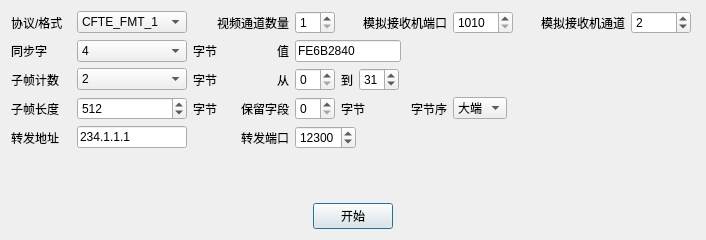
<?xml version="1.0" encoding="UTF-8"?>
<ui version="4.0">
 <class>VideoSendTest</class>
 <widget class="QDialog" name="VideoSendTest">
  <property name="geometry">
   <rect>
    <x>0</x>
    <y>0</y>
    <width>706</width>
    <height>240</height>
   </rect>
  </property>
  <property name="windowTitle">
   <string>Video Send Test</string>
  </property>
  <property name="styleSheet">
   <string notr="true">*{font:normal 12px &quot;Microsoft Yahei&quot;}</string>
  </property>
  <layout class="QVBoxLayout" name="verticalLayout_2" stretch="0,1,0">
   <item>
    <widget class="QWidget" name="Form" native="true">
     <property name="minimumSize">
      <size>
       <width>0</width>
       <height>0</height>
      </size>
     </property>
     <layout class="QVBoxLayout" name="verticalLayout_3">
      <property name="leftMargin">
       <number>0</number>
      </property>
      <property name="topMargin">
       <number>0</number>
      </property>
      <property name="rightMargin">
       <number>0</number>
      </property>
      <property name="bottomMargin">
       <number>0</number>
      </property>
      <item>
       <layout class="QHBoxLayout" name="horizontalLayout_4">
        <item>
         <widget class="QLabel" name="label">
          <property name="minimumSize">
           <size>
            <width>60</width>
            <height>0</height>
           </size>
          </property>
          <property name="maximumSize">
           <size>
            <width>60</width>
            <height>16777215</height>
           </size>
          </property>
          <property name="text">
           <string>协议/格式</string>
          </property>
         </widget>
        </item>
        <item>
         <widget class="QComboBox" name="Format">
          <property name="minimumSize">
           <size>
            <width>110</width>
            <height>0</height>
           </size>
          </property>
          <property name="maximumSize">
           <size>
            <width>110</width>
            <height>16777215</height>
           </size>
          </property>
          <item>
           <property name="text">
            <string>CFTE_FMT_1</string>
           </property>
          </item>
          <item>
           <property name="text">
            <string>SAC_VERTICAL</string>
           </property>
          </item>
         </widget>
        </item>
        <item>
         <widget class="QLabel" name="label_2">
          <property name="minimumSize">
           <size>
            <width>96</width>
            <height>0</height>
           </size>
          </property>
          <property name="maximumSize">
           <size>
            <width>96</width>
            <height>16777215</height>
           </size>
          </property>
          <property name="text">
           <string>视频通道数量</string>
          </property>
          <property name="alignment">
           <set>Qt::AlignRight|Qt::AlignTrailing|Qt::AlignVCenter</set>
          </property>
         </widget>
        </item>
        <item>
         <widget class="QSpinBox" name="Channel">
          <property name="minimumSize">
           <size>
            <width>40</width>
            <height>0</height>
           </size>
          </property>
          <property name="maximumSize">
           <size>
            <width>40</width>
            <height>16777215</height>
           </size>
          </property>
          <property name="minimum">
           <number>1</number>
          </property>
          <property name="maximum">
           <number>4</number>
          </property>
         </widget>
        </item>
        <item>
         <widget class="QLabel" name="label_3">
          <property name="minimumSize">
           <size>
            <width>106</width>
            <height>0</height>
           </size>
          </property>
          <property name="maximumSize">
           <size>
            <width>106</width>
            <height>16777215</height>
           </size>
          </property>
          <property name="text">
           <string>           模拟接收机端口</string>
          </property>
          <property name="alignment">
           <set>Qt::AlignRight|Qt::AlignTrailing|Qt::AlignVCenter</set>
          </property>
         </widget>
        </item>
        <item>
         <widget class="QSpinBox" name="Port">
          <property name="minimumSize">
           <size>
            <width>60</width>
            <height>0</height>
           </size>
          </property>
          <property name="maximumSize">
           <size>
            <width>60</width>
            <height>16777215</height>
           </size>
          </property>
          <property name="minimum">
           <number>1010</number>
          </property>
          <property name="maximum">
           <number>65535</number>
          </property>
         </widget>
        </item>
        <item>
         <widget class="QLabel" name="label_16">
          <property name="minimumSize">
           <size>
            <width>106</width>
            <height>0</height>
           </size>
          </property>
          <property name="maximumSize">
           <size>
            <width>106</width>
            <height>16777215</height>
           </size>
          </property>
          <property name="text">
           <string>模拟接收机通道</string>
          </property>
          <property name="alignment">
           <set>Qt::AlignRight|Qt::AlignTrailing|Qt::AlignVCenter</set>
          </property>
         </widget>
        </item>
        <item>
         <widget class="QSpinBox" name="RtrChannel">
          <property name="minimumSize">
           <size>
            <width>60</width>
            <height>0</height>
           </size>
          </property>
          <property name="maximumSize">
           <size>
            <width>60</width>
            <height>16777215</height>
           </size>
          </property>
          <property name="value">
           <number>2</number>
          </property>
         </widget>
        </item>
        <item>
         <spacer name="horizontalSpacer_4">
          <property name="orientation">
           <enum>Qt::Horizontal</enum>
          </property>
          <property name="sizeHint" stdset="0">
           <size>
            <width>40</width>
            <height>20</height>
           </size>
          </property>
         </spacer>
        </item>
       </layout>
      </item>
      <item>
       <widget class="QWidget" name="PcmDetail" native="true">
        <property name="minimumSize">
         <size>
          <width>0</width>
          <height>0</height>
         </size>
        </property>
        <layout class="QVBoxLayout" name="verticalLayout">
         <property name="leftMargin">
          <number>0</number>
         </property>
         <property name="topMargin">
          <number>0</number>
         </property>
         <property name="rightMargin">
          <number>0</number>
         </property>
         <property name="bottomMargin">
          <number>0</number>
         </property>
         <item>
          <layout class="QHBoxLayout" name="horizontalLayout">
           <item>
            <widget class="QLabel" name="label_4">
             <property name="minimumSize">
              <size>
               <width>60</width>
               <height>0</height>
              </size>
             </property>
             <property name="maximumSize">
              <size>
               <width>60</width>
               <height>16777215</height>
              </size>
             </property>
             <property name="text">
              <string>同步字</string>
             </property>
            </widget>
           </item>
           <item>
            <widget class="QComboBox" name="SyncBytes">
             <property name="minimumSize">
              <size>
               <width>110</width>
               <height>0</height>
              </size>
             </property>
             <property name="maximumSize">
              <size>
               <width>110</width>
               <height>16777215</height>
              </size>
             </property>
             <property name="currentIndex">
              <number>1</number>
             </property>
             <property name="minimum" stdset="0">
              <number>1</number>
             </property>
             <property name="maximum" stdset="0">
              <number>8</number>
             </property>
             <property name="value" stdset="0">
              <number>4</number>
             </property>
             <item>
              <property name="text">
               <string>2</string>
              </property>
             </item>
             <item>
              <property name="text">
               <string>4</string>
              </property>
             </item>
             <item>
              <property name="text">
               <string>8</string>
              </property>
             </item>
            </widget>
           </item>
           <item>
            <widget class="QLabel" name="label_6">
             <property name="minimumSize">
              <size>
               <width>40</width>
               <height>0</height>
              </size>
             </property>
             <property name="maximumSize">
              <size>
               <width>40</width>
               <height>16777215</height>
              </size>
             </property>
             <property name="text">
              <string>字节</string>
             </property>
            </widget>
           </item>
           <item>
            <widget class="QLabel" name="label_5">
             <property name="minimumSize">
              <size>
               <width>50</width>
               <height>0</height>
              </size>
             </property>
             <property name="maximumSize">
              <size>
               <width>50</width>
               <height>16777215</height>
              </size>
             </property>
             <property name="baseSize">
              <size>
               <width>0</width>
               <height>0</height>
              </size>
             </property>
             <property name="text">
              <string>值</string>
             </property>
             <property name="alignment">
              <set>Qt::AlignRight|Qt::AlignTrailing|Qt::AlignVCenter</set>
             </property>
            </widget>
           </item>
           <item>
            <widget class="QLineEdit" name="SyncValue">
             <property name="minimumSize">
              <size>
               <width>106</width>
               <height>0</height>
              </size>
             </property>
             <property name="maximumSize">
              <size>
               <width>106</width>
               <height>16777215</height>
              </size>
             </property>
             <property name="text">
              <string>FE6B2840</string>
             </property>
            </widget>
           </item>
           <item>
            <spacer name="horizontalSpacer">
             <property name="orientation">
              <enum>Qt::Horizontal</enum>
             </property>
             <property name="sizeHint" stdset="0">
              <size>
               <width>40</width>
               <height>20</height>
              </size>
             </property>
            </spacer>
           </item>
          </layout>
         </item>
         <item>
          <layout class="QHBoxLayout" name="horizontalLayout_2">
           <item>
            <widget class="QLabel" name="label_7">
             <property name="minimumSize">
              <size>
               <width>60</width>
               <height>0</height>
              </size>
             </property>
             <property name="maximumSize">
              <size>
               <width>60</width>
               <height>16777215</height>
              </size>
             </property>
             <property name="text">
              <string>子帧计数</string>
             </property>
            </widget>
           </item>
           <item>
            <widget class="QComboBox" name="SfidBytes">
             <property name="minimumSize">
              <size>
               <width>110</width>
               <height>0</height>
              </size>
             </property>
             <property name="maximumSize">
              <size>
               <width>110</width>
               <height>16777215</height>
              </size>
             </property>
             <property name="currentIndex">
              <number>1</number>
             </property>
             <property name="minimum" stdset="0">
              <number>1</number>
             </property>
             <property name="maximum" stdset="0">
              <number>4</number>
             </property>
             <property name="value" stdset="0">
              <number>2</number>
             </property>
             <item>
              <property name="text">
               <string>1</string>
              </property>
             </item>
             <item>
              <property name="text">
               <string>2</string>
              </property>
             </item>
            </widget>
           </item>
           <item>
            <widget class="QLabel" name="label_8">
             <property name="minimumSize">
              <size>
               <width>40</width>
               <height>0</height>
              </size>
             </property>
             <property name="maximumSize">
              <size>
               <width>40</width>
               <height>16777215</height>
              </size>
             </property>
             <property name="text">
              <string>字节</string>
             </property>
            </widget>
           </item>
           <item>
            <widget class="QLabel" name="label_9">
             <property name="minimumSize">
              <size>
               <width>50</width>
               <height>0</height>
              </size>
             </property>
             <property name="maximumSize">
              <size>
               <width>50</width>
               <height>16777215</height>
              </size>
             </property>
             <property name="baseSize">
              <size>
               <width>0</width>
               <height>0</height>
              </size>
             </property>
             <property name="text">
              <string>从</string>
             </property>
             <property name="alignment">
              <set>Qt::AlignRight|Qt::AlignTrailing|Qt::AlignVCenter</set>
             </property>
            </widget>
           </item>
           <item>
            <widget class="QSpinBox" name="SfidMin">
             <property name="minimumSize">
              <size>
               <width>40</width>
               <height>0</height>
              </size>
             </property>
             <property name="maximumSize">
              <size>
               <width>40</width>
               <height>16777215</height>
              </size>
             </property>
             <property name="minimum">
              <number>0</number>
             </property>
             <property name="maximum">
              <number>256</number>
             </property>
             <property name="value">
              <number>0</number>
             </property>
            </widget>
           </item>
           <item>
            <widget class="QLabel" name="label_10">
             <property name="text">
              <string>到</string>
             </property>
            </widget>
           </item>
           <item>
            <widget class="QSpinBox" name="SfidMax">
             <property name="minimumSize">
              <size>
               <width>40</width>
               <height>0</height>
              </size>
             </property>
             <property name="maximumSize">
              <size>
               <width>40</width>
               <height>16777215</height>
              </size>
             </property>
             <property name="minimum">
              <number>0</number>
             </property>
             <property name="maximum">
              <number>256</number>
             </property>
             <property name="value">
              <number>31</number>
             </property>
            </widget>
           </item>
           <item>
            <spacer name="horizontalSpacer_3">
             <property name="orientation">
              <enum>Qt::Horizontal</enum>
             </property>
             <property name="sizeHint" stdset="0">
              <size>
               <width>40</width>
               <height>20</height>
              </size>
             </property>
            </spacer>
           </item>
          </layout>
         </item>
         <item>
          <layout class="QHBoxLayout" name="horizontalLayout_3">
           <item>
            <widget class="QLabel" name="label_11">
             <property name="minimumSize">
              <size>
               <width>60</width>
               <height>0</height>
              </size>
             </property>
             <property name="maximumSize">
              <size>
               <width>60</width>
               <height>16777215</height>
              </size>
             </property>
             <property name="text">
              <string>子帧长度</string>
             </property>
            </widget>
           </item>
           <item>
            <widget class="QSpinBox" name="FrameBytes">
             <property name="minimumSize">
              <size>
               <width>110</width>
               <height>0</height>
              </size>
             </property>
             <property name="maximumSize">
              <size>
               <width>110</width>
               <height>16777215</height>
              </size>
             </property>
             <property name="minimum">
              <number>128</number>
             </property>
             <property name="maximum">
              <number>4096</number>
             </property>
             <property name="value">
              <number>512</number>
             </property>
            </widget>
           </item>
           <item>
            <widget class="QLabel" name="label_12">
             <property name="minimumSize">
              <size>
               <width>40</width>
               <height>0</height>
              </size>
             </property>
             <property name="maximumSize">
              <size>
               <width>40</width>
               <height>16777215</height>
              </size>
             </property>
             <property name="text">
              <string>字节</string>
             </property>
            </widget>
           </item>
           <item>
            <widget class="QLabel" name="label_13">
             <property name="minimumSize">
              <size>
               <width>50</width>
               <height>0</height>
              </size>
             </property>
             <property name="maximumSize">
              <size>
               <width>50</width>
               <height>16777215</height>
              </size>
             </property>
             <property name="baseSize">
              <size>
               <width>0</width>
               <height>0</height>
              </size>
             </property>
             <property name="text">
              <string>保留字段</string>
             </property>
             <property name="alignment">
              <set>Qt::AlignRight|Qt::AlignTrailing|Qt::AlignVCenter</set>
             </property>
            </widget>
           </item>
           <item>
            <widget class="QSpinBox" name="Reserved">
             <property name="minimumSize">
              <size>
               <width>40</width>
               <height>0</height>
              </size>
             </property>
             <property name="maximumSize">
              <size>
               <width>40</width>
               <height>16777215</height>
              </size>
             </property>
            </widget>
           </item>
           <item>
            <widget class="QLabel" name="label_14">
             <property name="minimumSize">
              <size>
               <width>40</width>
               <height>0</height>
              </size>
             </property>
             <property name="maximumSize">
              <size>
               <width>40</width>
               <height>16777215</height>
              </size>
             </property>
             <property name="text">
              <string>字节</string>
             </property>
            </widget>
           </item>
           <item>
            <widget class="QLabel" name="label_15">
             <property name="minimumSize">
              <size>
               <width>60</width>
               <height>0</height>
              </size>
             </property>
             <property name="maximumSize">
              <size>
               <width>60</width>
               <height>16777215</height>
              </size>
             </property>
             <property name="text">
              <string>字节序</string>
             </property>
             <property name="alignment">
              <set>Qt::AlignRight|Qt::AlignTrailing|Qt::AlignVCenter</set>
             </property>
            </widget>
           </item>
           <item>
            <widget class="QComboBox" name="Endian">
             <item>
              <property name="text">
               <string>大端</string>
              </property>
             </item>
             <item>
              <property name="text">
               <string>小端</string>
              </property>
             </item>
            </widget>
           </item>
           <item>
            <spacer name="horizontalSpacer_2">
             <property name="orientation">
              <enum>Qt::Horizontal</enum>
             </property>
             <property name="sizeHint" stdset="0">
              <size>
               <width>40</width>
               <height>20</height>
              </size>
             </property>
            </spacer>
           </item>
          </layout>
         </item>
         <item>
          <layout class="QHBoxLayout" name="horizontalLayout_6">
           <property name="bottomMargin">
            <number>0</number>
           </property>
           <item>
            <widget class="QLabel" name="label_17">
             <property name="minimumSize">
              <size>
               <width>60</width>
               <height>0</height>
              </size>
             </property>
             <property name="maximumSize">
              <size>
               <width>60</width>
               <height>16777215</height>
              </size>
             </property>
             <property name="text">
              <string>转发地址</string>
             </property>
            </widget>
           </item>
           <item>
            <widget class="QLineEdit" name="ForwardIp">
             <property name="minimumSize">
              <size>
               <width>110</width>
               <height>0</height>
              </size>
             </property>
             <property name="maximumSize">
              <size>
               <width>110</width>
               <height>16777215</height>
              </size>
             </property>
             <property name="text">
              <string>234.1.1.1</string>
             </property>
            </widget>
           </item>
           <item>
            <widget class="QLabel" name="label_18">
             <property name="minimumSize">
              <size>
               <width>96</width>
               <height>0</height>
              </size>
             </property>
             <property name="maximumSize">
              <size>
               <width>96</width>
               <height>16777215</height>
              </size>
             </property>
             <property name="text">
              <string>转发端口</string>
             </property>
             <property name="alignment">
              <set>Qt::AlignRight|Qt::AlignTrailing|Qt::AlignVCenter</set>
             </property>
            </widget>
           </item>
           <item>
            <widget class="QSpinBox" name="ForwardPort">
             <property name="minimumSize">
              <size>
               <width>60</width>
               <height>0</height>
              </size>
             </property>
             <property name="minimum">
              <number>1000</number>
             </property>
             <property name="maximum">
              <number>65535</number>
             </property>
             <property name="value">
              <number>12300</number>
             </property>
            </widget>
           </item>
           <item>
            <spacer name="horizontalSpacer_5">
             <property name="orientation">
              <enum>Qt::Horizontal</enum>
             </property>
             <property name="sizeHint" stdset="0">
              <size>
               <width>40</width>
               <height>20</height>
              </size>
             </property>
            </spacer>
           </item>
          </layout>
         </item>
         <item>
          <widget class="QWidget" name="PcmLegend" native="true">
           <property name="minimumSize">
            <size>
             <width>0</width>
             <height>0</height>
            </size>
           </property>
          </widget>
         </item>
        </layout>
       </widget>
      </item>
     </layout>
    </widget>
   </item>
   <item>
    <widget class="QWidget" name="Grab" native="true">
     <layout class="QGridLayout" name="Grid">
      <item row="0" column="0">
       <spacer name="verticalSpacer">
        <property name="orientation">
         <enum>Qt::Vertical</enum>
        </property>
        <property name="sizeHint" stdset="0">
         <size>
          <width>20</width>
          <height>40</height>
         </size>
        </property>
       </spacer>
      </item>
     </layout>
    </widget>
   </item>
   <item>
    <layout class="QHBoxLayout" name="horizontalLayout_5">
     <item>
      <widget class="QPushButton" name="Start">
       <property name="minimumSize">
        <size>
         <width>80</width>
         <height>0</height>
        </size>
       </property>
       <property name="maximumSize">
        <size>
         <width>80</width>
         <height>16777215</height>
        </size>
       </property>
       <property name="text">
        <string>开始</string>
       </property>
       <property name="checkable">
        <bool>true</bool>
       </property>
      </widget>
     </item>
    </layout>
   </item>
  </layout>
 </widget>
 <resources/>
 <connections/>
</ui>
